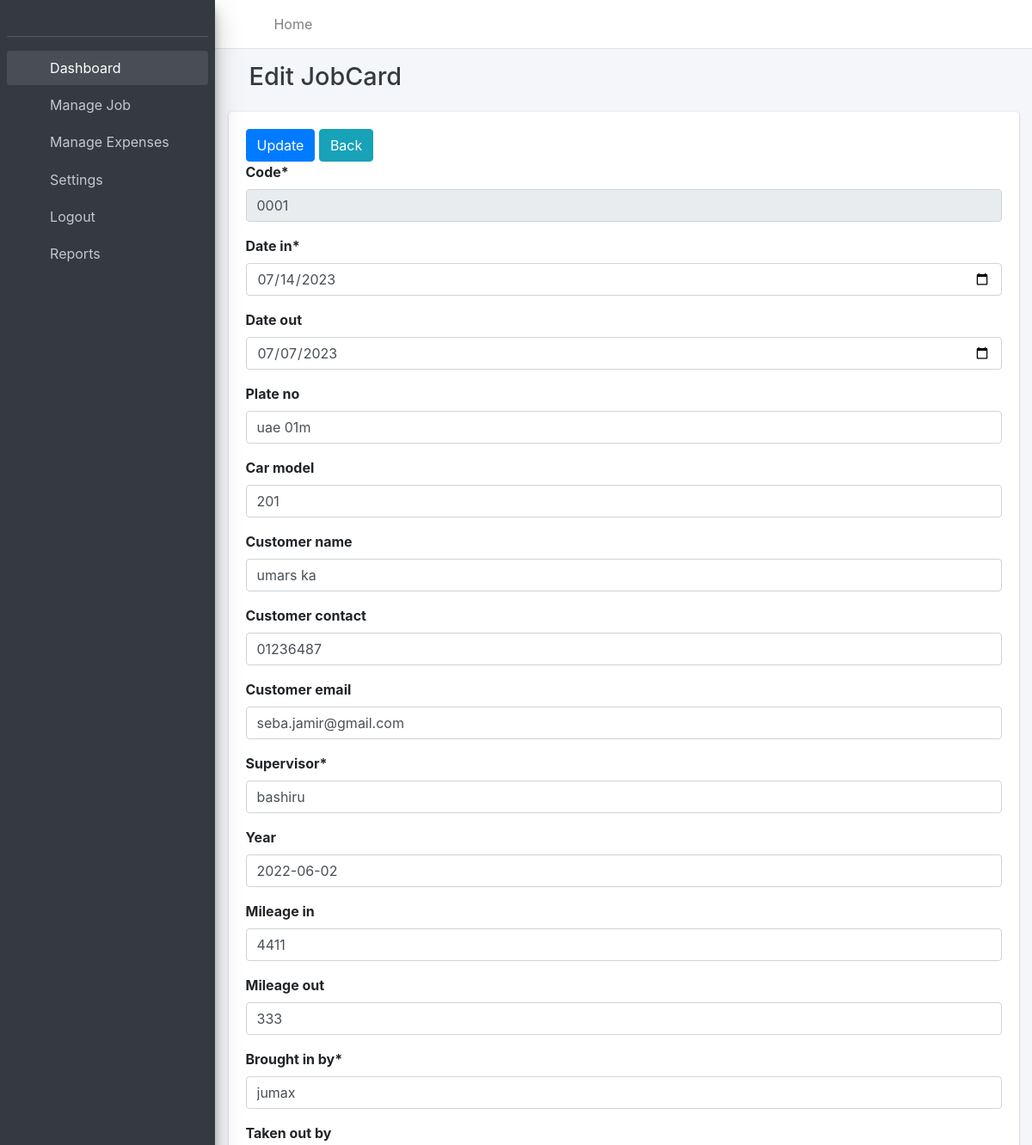
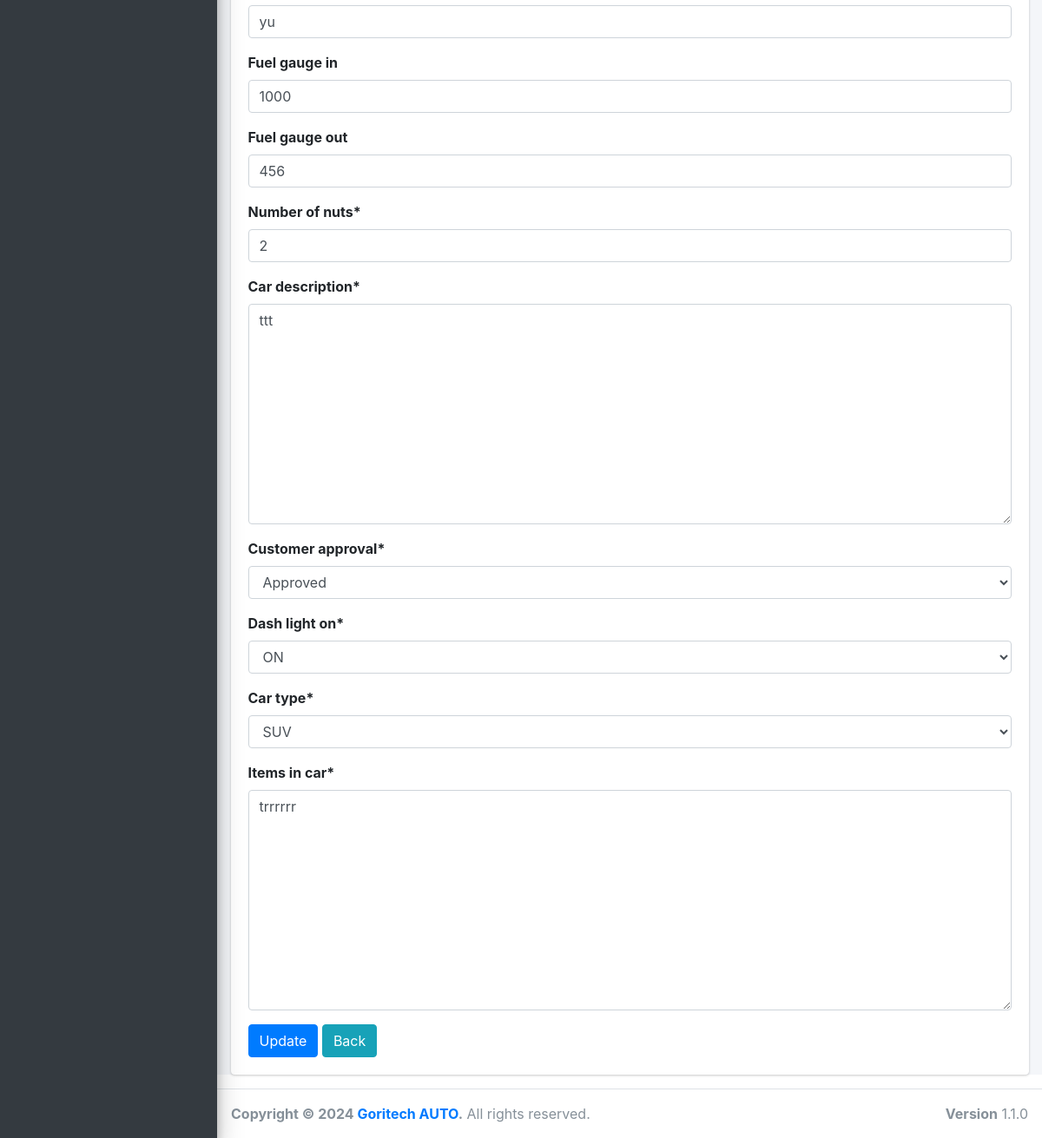
Screenshot of /edit_jobcard/1/ with the database file from the repository (2 pictures, top to bottom).
### spare/models/garage.py (models this page shows, shortened)
class JobCard(models.Model):
    code = models.CharField(max_length=10)
    date_in = models.DateField()
    date_out = models.CharField(max_length=10,null=True,blank=True)
    plate_no = models.CharField(max_length=10,null=True, blank=True)
    car_model = models.CharField( max_length=20,null=True, blank=True)
    customer_name = models.CharField(max_length=30,null=True, blank=True)
    customer_contact = models.CharField(max_length=15,null=True, blank=True)
    customer_email = models.EmailField(max_length=254, null=True, blank=True)
    supervisor = models.CharField(max_length=50)
    year = models.CharField(max_length=50,null=True, blank=True)
    mileage_in = models.CharField(max_length=50,null=True, blank=True)
    mileage_out = models.CharField(max_length=50,null=True, blank=True)
    brought_in_by = models.CharField(max_length=50)
    Taken_out_by = models.CharField(max_length=50,null=True, blank=True)
    fuel_gauge_in=models.CharField(max_length=50,null=True, blank=True)
    fuel_gauge_out=models.CharField(max_length=50,null=True, blank=True)
    number_of_nuts = models.IntegerField()
    car_description=models.TextField()
    Aprov_TYPE_CHOICES=[
        ('Approved','Approved'),
        ('Not Approved','Not Approved')
    ]
    customer_approval = models.CharField(choices=Aprov_TYPE_CHOICES,default='Approved',max_length=50)
    DASH_TYPE_CHOICES=[
        ('ON','ON'),
        ('OFF','OFF')
    ]
    dash_light_on = models.CharField(choices=DASH_TYPE_CHOICES,default='ON',max_length=50)
    CAR_TYPE_CHOICES=[
        ('SALOON','SALOON'),
        ('STATION WAGON','STATION WAGON'),
        ('SUV','SUV'),
        ('PICKUP','PICKUP')
    ]
    car_type = models.CharField(choices= CAR_TYPE_CHOICES,default='SUV',max_length=50)
    items_in_car =models.TextField()
    class Meta:
        verbose_name = ("jobcard")
        verbose_name_plural = ("jobcards")

### spare/views/items_views.py (the view, shortened to what this page needs)
# urls.py: path('edit_jobcard/<int:jobcard_id>/',item_views.edit_jobcard, name='edit_job_card'),
def edit_jobcard(request,jobcard_id):
    get_card = get_jobcard(jobcard_id)
    card_form = JobcardForm(instance=get_card)
    context = {
         "card_form": card_form,
        "get_card": get_card
    }
    return render(request, "jobcard/jobcard_edit.html", context)

### spare/forms/garage_forms/jobcard_form.py
class JobcardForm(forms.ModelForm):
    class Meta:
        model = JobCard
        fields = '__all__'
        widgets = {
            'date_in': DateInput(attrs={'type': 'date'}),
            'date_out': DateInput(attrs={'type': 'date'})
        }
    def __init__(self, *args, **kwargs):
        super(JobcardForm, self).__init__(*args, **kwargs)
        self.helper = FormHelper()
        self.fields['code'].widget.attrs['readonly'] = True

### spare/selectors/garage_selectors/jobcard_selector.py (called while the page is built)
def get_jobcard(jobcard_id):
    return JobCard.objects.get(pk=jobcard_id)

### spare/templates/jobcard/jobcard_edit.html (shortened to what this page needs)
{% extends '../base.html' %}
{% load static %}
{% load crispy_forms_tags %}
{%block page_title%}
Edit JobCard
{% endblock%}
{% block content %}
<div class="content">
  <div class="container-fluid">
    <div class="card animated fadeInUp">
      <div class="card-body">
        <form method="POST" enctype="multipart/form-data">
          <input type="submit" value="Update" class="btn btn-primary" />
          <a href="{% url 'jobregister' %}" class="btn btn-info">Back </a>
          <div class="form-group">
            {{ card_form|crispy }}
          </div>
          <input type="submit" value="Update" class="btn btn-primary" />
          <a href="{% url 'jobregister' %}" class="btn btn-info">Back</a>
        </form>
      </div>
    </div>
  </div>
</div>
  {% endblock content %}

### rows the page displays
JobCard: code "0001", date_in "07/14/2023", date_out "07/07/2023", plate_no "uae 01m", car_model "201", customer_name "umars ka", customer_contact "01236487", customer_email "seba.jamir@gmail.com", supervisor "bashiru", year "2022-06-02", mileage_in "4411", mileage_out "333", brought_in_by "jumax", Taken_out_by "yu", fuel_gauge_in "1000", fuel_gauge_out "456", number_of_nuts "2", car_description "ttt", customer_approval "Approved", dash_light_on "ON", car_type "SUV", items_in_car "trrrrrr"
